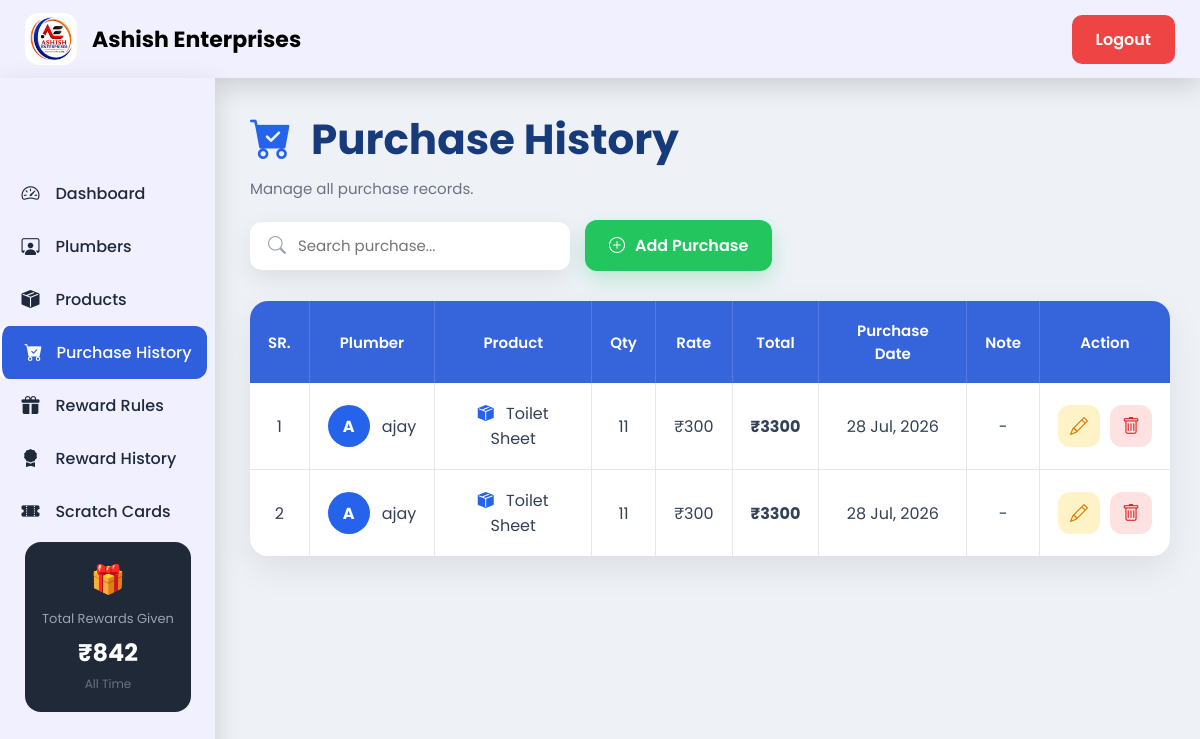
/purchase-history/ (signed in), run on the app's committed database.
### myapp/models.py (models this page shows, shortened)
class PurchaseHistory(models.Model):
    plumber = models.ForeignKey(
        Plumber,
        on_delete=models.CASCADE
    )
    product = models.ForeignKey(
        Product,
        on_delete=models.PROTECT
    )
    quantity = models.PositiveIntegerField(default=1)
    rate = models.PositiveIntegerField(default=0)
    total = models.PositiveIntegerField(default=0)
    note = models.CharField(
        max_length=200,
        blank=True
    )
    purchase_date = models.DateField()
    created_at = models.DateTimeField(auto_now_add=True)

class Plumber(models.Model):
    name = models.CharField(max_length=30)
    phone = models.CharField(max_length=10, unique=True)
    address = models.TextField(blank=True)
    created_at = models.DateTimeField(auto_now_add=True)

class Product(models.Model):
    name = models.CharField(
        max_length=100,
        unique=True
    )

### myapp/views.py (the view, shortened to what this page needs)
# urls.py: path("purchase-history/", views.purchase_history, name="purchase_history"),
@login_required(login_url="/")
def purchase_history(request):
    search = request.GET.get("search", "")
    purchases = PurchaseHistory.objects.select_related(
        "plumber",
        "product"
    ).order_by("-purchase_date")
    return render(
        request,
        "purchase_history.html",
        {
            "purchases": purchases,
            "search": search,
            "current": "purchase_history",
        }
    )

### myapp/context_processors.py (called while the page is built)
def sidebar_data(request):
    product_total = (
        FreeRewardHistory.objects
        .annotate(
            amount=F("quantity") * F("unit_price")
        )
        .aggregate(
            total=Sum("amount")
        )["total"] or 0
    )
    cash_total = 0
    cards = ScratchCard.objects.filter(
        reward_rule__prize_type="Cash",
        is_scratched=True
    )
    for card in cards:
        try:
            cash_total += int(
                card.reward_text.replace("₹", "").strip()
            )
        except:
            pass
    total_rewards_given = product_total + cash_total
    return {
        "total_rewards_given": total_rewards_given,
    }

### templates/purchase_history.html (shortened to what this page needs)
{% extends "base.html" %}
{% load static %}
{% block content %}
<link rel="stylesheet" href="{% static 'css/purchase_history.css' %}">
<div class="page-header">
    <div>
        <h1><i class="bi bi-cart-check-fill"></i> Purchase History</h1>
        <p>Manage all purchase records.</p>
    </div>
    <div class="header-actions">
        <div class="search-box">
            <i class="bi bi-search"></i>
            <input
                type="text"
                id="search"
                placeholder="Search purchase..."
                autocomplete="off"
            >
        </div>
        <a href="{% url 'add_purchase' %}" class="add-btn">
            <i class="bi bi-plus-circle"></i>
            Add Purchase
        </a>
    </div>
</div>
<div class="table-card">
    <table>
        <thead>
            <tr>
                <th>SR.</th>
                <th>Plumber</th>
                <th>Product</th>
                <th>Qty</th>
                <th>Rate</th>
                <th>Total</th>
                <th>Purchase Date</th>
                <th>Note</th>
                <th>Action</th>
            </tr>
        </thead>
        <tbody id="table-body">
            {% include "partials/purchase_table.html" %}
        </tbody>
    </table>
</div>
{% endblock %}

### templates/partials/purchase_table.html
{% for purchase in purchases %}
<tr>
    <td>{{ forloop.counter }}</td>
    <td>
        <div class="plumber-name">
            <div class="avatar">
                {{ purchase.plumber.name|first|upper }}
            </div>
            {{ purchase.plumber.name }}
        </div>
    </td>
    <td>
        <i class="bi bi-box-seam-fill product-icon"></i>
        {{ purchase.product.name }}
    </td>
    <td>
        {{ purchase.quantity }}
    </td>
    <td>
        ₹{{ purchase.rate }}
    </td>
    <td>
        <strong>₹{{ purchase.total }}</strong>
    </td>
    <td>
        {{ purchase.purchase_date|date:"d M, Y" }}
    </td>
    <td>
        {% if purchase.note %}
            {{ purchase.note }}
        {% else %}
            -
        {% endif %}
    </td>
    <td>
        <div class="action-buttons">
            <a href="{% url 'edit_purchase' purchase.id %}" class="edit-btn">
                <i class="bi bi-pencil"></i>
            </a>
            <a href="{% url 'delete_purchase' purchase.id %}"
               class="delete-btn"
               onclick="return confirm('Delete this purchase?')">
                <i class="bi bi-trash"></i>
            </a>
        </div>
    </td>
</tr>
{% empty %}
<tr>
    <td colspan="9" class="empty">
        No purchase history found.
    </td>
</tr>
{% endfor %}

### static/css/dashboard.css (style rules this page uses)
* { margin: 0; padding: 0; box-sizing: border-box; font-family: "Poppins", sans-serif; }
body { background: #eef2f7; }

### static/css/purchase_history.css (style rules this page uses)
* { margin:0; padding:0; box-sizing:border-box; font-family:'Poppins',sans-serif; }
.page-header { display:flex; justify-content:space-between; align-items:center; gap:20px; margin-bottom:30px; flex-wrap:wrap; }
.page-header h1 { font-size:42px; font-weight:700; color:#173b7a; }
.page-header h1 i { color:#2563eb; margin-right:10px; }
.page-header p { margin-top:6px; color:#6b7280; font-size:15px; }
.header-actions { display:flex; align-items:center; gap:15px; flex-wrap:wrap; }
.search-box { width:320px; height:48px; background:#fff; border-radius:12px; display:flex; align-items:center; padding:0 18px; box-shadow:0 8px 25px rgba(0,0,0,.08); }
.search-box i { color:#9ca3af; font-size:18px; }
.search-box input { width:100%; border:none; outline:none; margin-left:12px; font-size:15px; background:transparent; }
.add-btn { background:#22c55e; color:#fff; text-decoration:none; padding:13px 24px; border-radius:12px; font-weight:600; display:flex; align-items:center; gap:10px; transition:.3s; box-shadow:0 8px 20px rgba(34,197,94,.25); }
.table-card { background:#fff; border-radius:18px; overflow:hidden; box-shadow:0 12px 35px rgba(0,0,0,.08); }
table { width:100%; border-collapse:collapse; }
thead { background:#3564db; }
thead th { color:#fff; padding:18px; text-align:center; font-size:15px; font-weight:600; border-right:1px solid rgba(255,255,255,.15); }
thead th:last-child { border-right:none; }
tbody td { padding:18px; text-align:center; color:#334155; border-right:1px solid #e5e7eb; border-bottom:1px solid #e5e7eb; }
tbody td:last-child { border-right:none; }
tbody tr:last-child td { border-bottom:none; }
.plumber-name { display:flex; align-items:center; gap:12px; }
.avatar { width:42px; height:42px; border-radius:50%; background:#2563eb; color:#fff; display:flex; justify-content:center; align-items:center; font-weight:700; }
.product-icon { color:#2563eb; margin-right:8px; }
.action-buttons { display:flex; justify-content:center; gap:10px; }
.edit-btn, .delete-btn { width:42px; height:42px; border-radius:12px; display:flex; justify-content:center; align-items:center; text-decoration:none; font-size:18px; transition:.3s; }
.edit-btn { background:#FEF3C7; color:#D97706; }
.delete-btn { background:#FEE2E2; color:#DC2626; }

### data on the page
PurchaseHistory: plumber.name|first "A", plumber.name "ajay", product.name "Toilet Sheet", quantity "11", rate "300", total "3300", purchase_date "28 Jul, 2026"
PurchaseHistory: plumber.name|first "A", plumber.name "ajay", product.name "Toilet Sheet", quantity "11", rate "300", total "3300", purchase_date "28 Jul, 2026"

### other printed values
{{ total_rewards_given }} "842"
